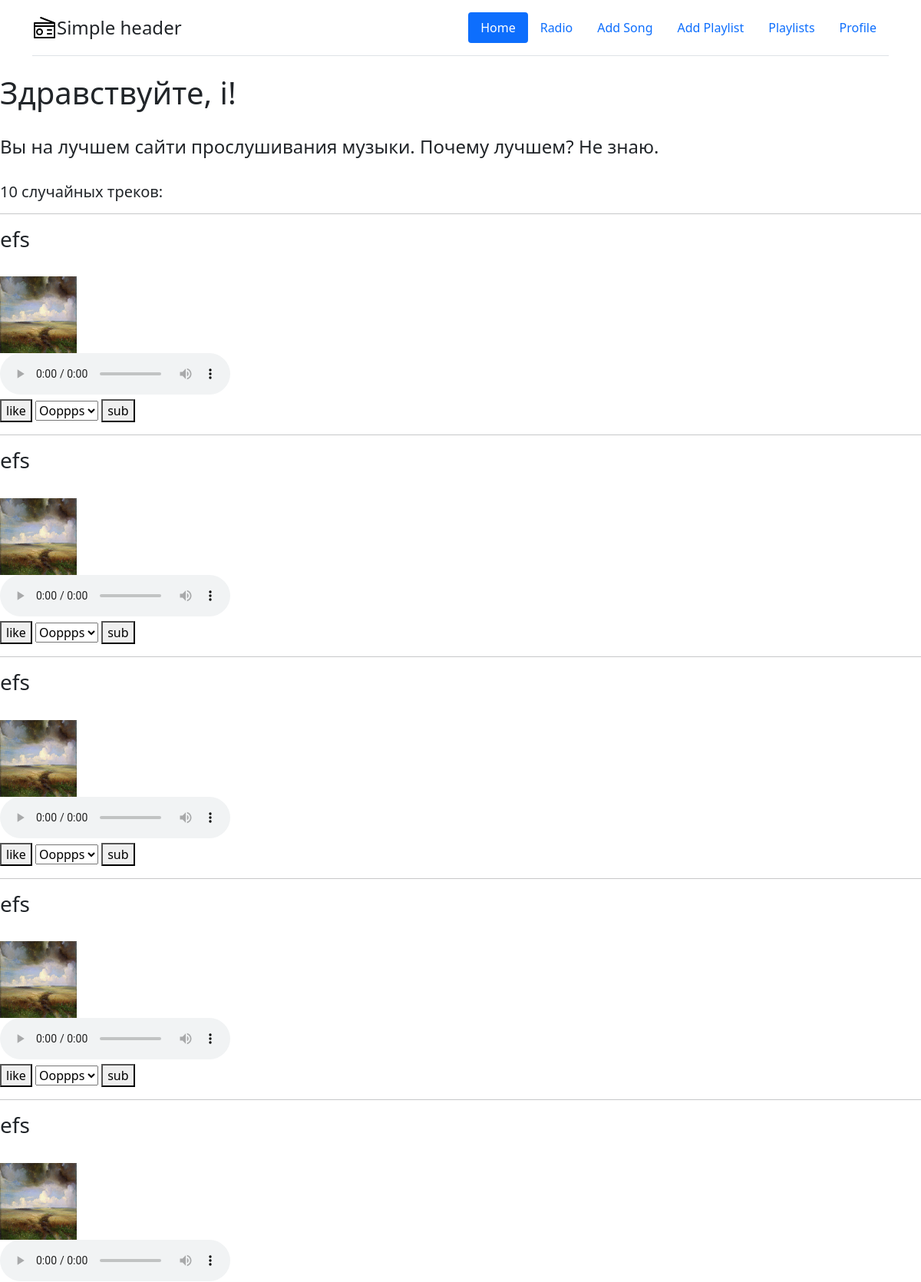
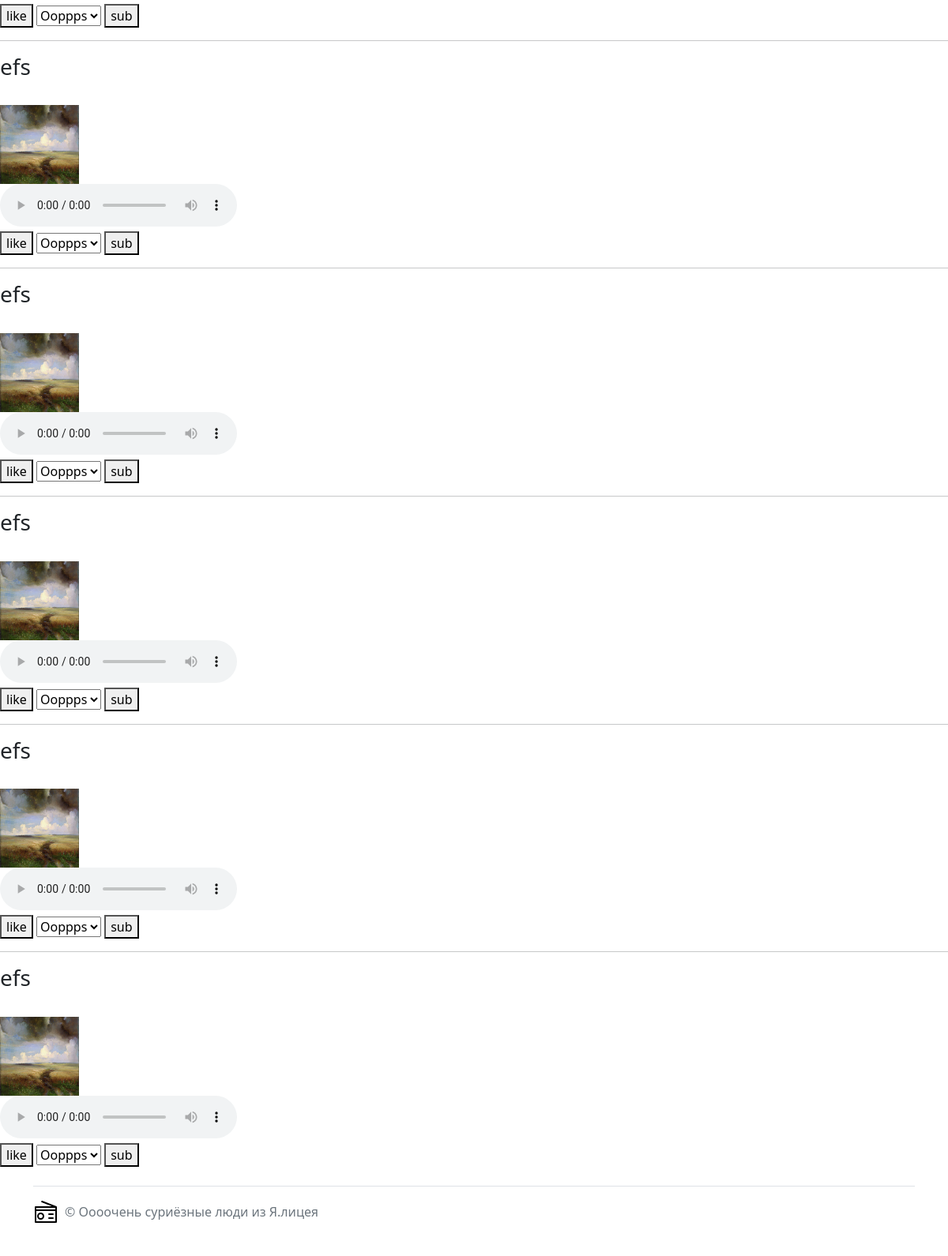
/homepage (signed in), run on the app's committed database (2 pictures, top to bottom).
### data/track.py (models this page shows, shortened)
class Track(SqlAlchemyBase, SerializerMixin):
    __tablename__ = "track"
    id = sqlalchemy.Column(sqlalchemy.Integer,
                           primary_key=True, autoincrement=True)
    track_name = sqlalchemy.Column(sqlalchemy.String, nullable=True)
    user_id = sqlalchemy.Column(sqlalchemy.Integer,
                                sqlalchemy.ForeignKey("users.id"))
    tack_path = sqlalchemy.Column(sqlalchemy.String, nullable=True)
    img_path = sqlalchemy.Column(sqlalchemy.String, nullable=True)
    track_duration = sqlalchemy.Column(sqlalchemy.Integer, nullable=True)  # в секундах
    temp_preference = sqlalchemy.Column(sqlalchemy.Float, nullable=True)
    mood_preference = sqlalchemy.Column(sqlalchemy.Float, nullable=True)

### app.py (the view)
@app.route("/homepage", methods=["POST", "GET"])
@login_required
def home_page():
    db_sess = db_session.create_session()
    user = db_sess.query(User).filter(User.id == session.get("_user_id")).first()
    tracks = db_sess.query(Track).all()
    pl = [i for i in db_sess.query(Playlist).filter(Playlist.user_id == session.get("_user_id"))]
    if pl:
        track_list = [random.choice(tracks) for i in range(10)]
    else:
        tracks_list = []
    return render_template("home_page.html", user_name=user.name, tracks=track_list, pl=pl)

### app.py (called while the page is built)
@login_manager.user_loader
def load_user(user_id):
    db_sess = db_session.create_session()
    return db_sess.query(User).get(user_id)

### data/db_session.py (called while the page is built)
def create_session() -> Session:
    global __factory
    return __factory()

### templates/home_page.html (shortened to what this page needs)
<!DOCTYPE html>
<html lang="ru">
<head>
<link href="https://cdn.jsdelivr.net/npm/bootstrap@5.1.3/dist/css/bootstrap.min.css" rel="stylesheet">
</head>
<body>
  <div class="container">
    <header class="d-flex flex-wrap justify-content-center py-3 mb-4 border-bottom">
      <a href="/" class="d-flex align-items-center mb-3 mb-md-0 me-md-auto text-dark text-decoration-none">
        <img src="{{ url_for('static',filename='icons/icon_m.svg') }}"></img>
        <span class="fs-4">Simple header</span>
      </a>
      <ul class="nav nav-pills">
        <li class="nav-item"><a href="/homepage" class="nav-link active" aria-current="page">Home</a></li>
        <li class="nav-item"><a href="/radio" class="nav-link">Radio</a></li>
        <li class="nav-item"><a href="/add/song" class="nav-link">Add Song</a></li>
        <li class="nav-item"><a href="/add/playlist" class="nav-link">Add Playlist</a></li>
        <li class="nav-item"><a href="/myplaylists" class="nav-link">Playlists</a></li>
          <li class="nav-item"><a href="/profile" class="nav-link">Profile</a></li>
      </ul>
    </header>
  </div>
<div>
    <h1>
        Здравствуйте, {{user_name}}!
    </h1><br>
    <h4>
        Вы на лучшем сайти прослушивания музыки. Почему лучшем? Не знаю.
    </h4>
</div>
<br>
<h5>10 случайных треков:</h5>
<div>
    {% for item in tracks %}
    <hr size="3">
    <h3 value="name" >{{item["track_name"]}}</h3><br>
    <img src="{{ url_for('static',filename=item['img_path']) }}", width="100", height="100"></img><br>
    <audio controls src="{{ url_for('static', filename=item['tack_path']) }}" ></audio>
    <br>
    <button class="liked" value={{item["id"]}}>like</button>
    <select name="pl" id="s1">
        {% for item in pl %}
        {% if item["name"] != "liked" %}
        <option value={{item['id']}}>{{item['name']}}</option>
        {% endif %}
        {% endfor %}
    </select>
    <button class="sub" value="{{item['id']}}">sub</button>
    {% endfor %}
</div>
<div class="container">
  <footer class="d-flex flex-wrap justify-content-between align-items-center py-3 my-4 border-top">
    <div class="col-md-4 d-flex align-items-center">
      <a href="/homepage" class="mb-3 me-2 mb-md-0 text-muted text-decoration-none lh-1">
        <img src="{{ url_for('static',filename='icons/icon_m.svg') }}"></img>
      </a>
      <span class="text-muted">&copy; Оооочень суриёзные люди из Я.лицея </span>
    </div>
  </footer>
</div>
</body>
</html>

### data on the page
Track: track_name "efs", img_path (picture), {{ item["id"] }} 1 (drawn), {{ item['id'] }} 1 (drawn)

### other printed values
{{ user_name }} "i"
form field pl "Ooppps"
